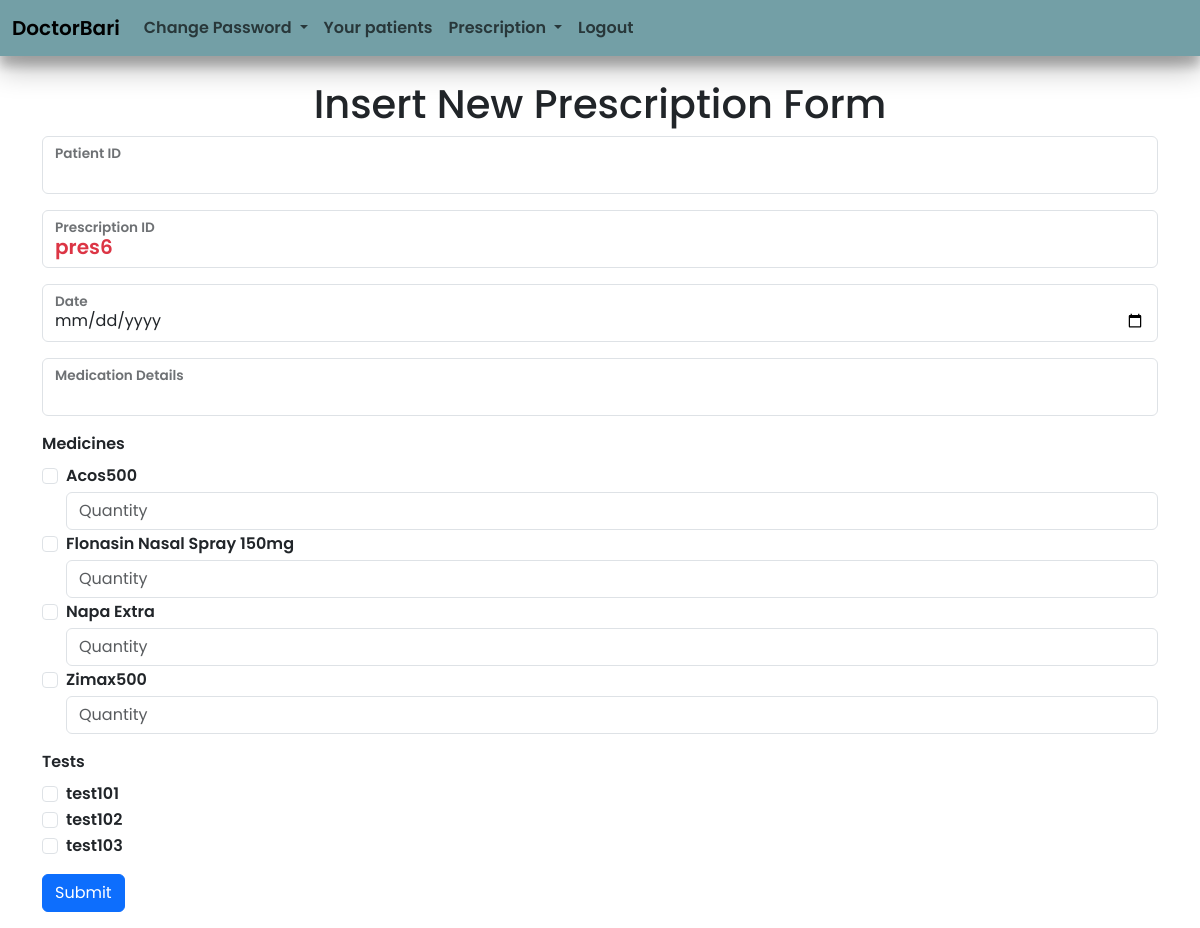
The page /user/ins_med_test.php (signed in) on the database its author committed.
### tables this page shows
CREATE TABLE `prescription` (
  `pres_id` varchar(10) NOT NULL,
  `fees` decimal(7,2) NOT NULL DEFAULT 0.00,
  `date` date NOT NULL,
  `medication_details` text NOT NULL,
  `doc_id` varchar(10) NOT NULL,
  `pat_id` varchar(10) NOT NULL
);

CREATE TABLE `medicine` (
  `med_name` varchar(100) NOT NULL,
  `med_price` decimal(8,2) NOT NULL DEFAULT 0.00
);

CREATE TABLE `test` (
  `test_id` varchar(10) NOT NULL,
  `test_cost` decimal(7,2) DEFAULT 0.00
);

### user/ins_med_test.php (the view, shortened to what this page needs)
<?php
include('../Admin/connect.php');
$pres_id = '';
$sql = 'SELECT pres_id FROM prescription ORDER BY pres_id DESC LIMIT 1';
$stmt = $conn->prepare($sql);
$stmt->execute();
$result = $stmt->get_result();
if($result->num_rows > 0){
    $row = $result->fetch_assoc();
    $last_id = $row['pres_id'];
    $numeric_part = intval(substr($last_id, 4)) + 1;
    $pres_id = 'pres' . $numeric_part;
}else{
    $pres_id = 'pres1';
}
?>
<!DOCTYPE html>
<html lang="en">
<head>
    <link rel="stylesheet" href="https://cdn.jsdelivr.net/npm/bootstrap@5.3.3/dist/css/bootstrap.min.css">
    <link rel="stylesheet" href="../style.css">
</head>
<body>
<header>
        <div class="w-75 mx-auto my-3">
            <nav class="navbar fixed-top navbar-expand-lg nav-body">
                <div class="container-fluid">
                    <a class="navbar-brand" href="http://localhost/Hospital-Management/user/doctor_homepage.php">DoctorBari</a>
                    <div class="collapse navbar-collapse" id="navbarSupportedContent">
                        <ul class="navbar-nav me-auto mb-2 mb-lg-0">
                        <li class="nav-item dropdown">
                                <a class="nav-link dropdown-toggle" href="#" role="button" data-bs-toggle="dropdown"
                                    aria-expanded="false">
                                    Change Password
                                </a>
                            </li>
                            <li class="nav-item">
                                <a class="nav-link" aria-current="page" href="http://localhost/Hospital-Management/user/doctor.php">Your patients</a>
                            </li>
                            <li class="nav-item dropdown">
                                <a class="nav-link dropdown-toggle" href="#" role="button" data-bs-toggle="dropdown" aria-expanded="false">
                                    Prescription
                                </a>
                            </li>
                            <li class="nav-item">
                                <a class="nav-link" href="http://localhost/Hospital-Management/logout.php">Logout
                                </a>
                            </li>
                        </ul>
                    </div>
                </div>
            </nav>
        </div>
    </header>
    <main style="margin-top:10vh">
        <section class="container">
            <h1 class="text-center">Insert New Prescription Form</h1>
            <form action="ins_med_test.php" class="form-floating mb-3" method="POST">
                <div class="form-floating mb-3">
                    <input type="text" class="form-control" id="floatingInput" name="pat_id" required>
                    <label for="floatingInput">Patient ID</label>
                </div>
                <div class="form-floating mb-3">
                    <label for="floatingInput">Doctor ID</label>
                </div>
                <div class="form-floating mb-3">
                    <input type="text" class="form-control text-danger fw-semibold fs-5" id="floatingInput" name="pres_id" value="<?php echo htmlspecialchars($pres_id); ?>" required>
                    <label for="floatingInput">Prescription ID</label>
                </div>
                <div class="form-floating mb-3">
                    <input type="date" class="form-control" id="floatingInput" name="date" required>
                    <label for="floatingInput">Date</label>
                </div>
                <div class="form-floating mb-3">
                    <input type="text" class="form-control" id="floatingInput" name="medication_details" required>
                    <label for="floatingInput">Medication Details</label>
                </div>
                <div class="mb-3">
                    <label for="medicines" class="form-label">Medicines</label>
                    <?php
                    $medicines_sql = "SELECT med_name FROM medicine";
                    $medicines_result = $conn->query($medicines_sql);
                    if ($medicines_result->num_rows > 0) {
                        while ($med_row = $medicines_result->fetch_assoc()) {
                            echo '<div class="form-check">';
                            echo '<input class="form-check-input" type="checkbox" name="medicines[]" value="' . $med_row['med_name'] . '">';
                            echo '<label class="form-check-label">' . $med_row['med_name'] . '</label>';
                            echo '<input type="number" class="form-control mt-1" name="med_quantity[' . $med_row['med_name'] . ']" placeholder="Quantity">';
                            echo '</div>';
                        }
                    } else {
                        echo 'No medicines available.';
                    }
                    ?>
                </div>
                <div class="mb-3">
                    <label for="tests" class="form-label">Tests</label>
                    <?php
                    $tests_sql = "SELECT test_id FROM test";
                    $tests_result = $conn->query($tests_sql);
                    if ($tests_result->num_rows > 0) {
                        while ($test_row = $tests_result->fetch_assoc()) {
                            echo '<div class="form-check">';
                            echo '<input class="form-check-input" type="checkbox" name="tests[]" value="' . $test_row['test_id'] . '">';
                            echo '<label class="form-check-label">' . $test_row['test_id'] . '</label>';
                            echo '</div>';
                        }
                    } else {
                        echo 'No tests available.';
                    }
                    ?>
                </div>
                <button type="submit" class="btn btn-primary">Submit</button>
            </form>
        </section>
    </main>
</body>
</html>

### style.css (style rules this page uses)
body { top:5rem; font-family: "Poppins", sans-serif; font-weight: 600; }
nav { box-shadow: rgba(0, 0, 0, 0.25) 0px 14px 28px, rgba(0, 0, 0, 0.22) 0px 10px 10px; }
a { text-decoration: none; color:white; }
.nav-body { background-color: rgb(115, 159, 166);; }

### rows shown on the page
prescription: pres_id "pres6"
medicine: med_name "Acos500"
medicine: med_name "Flonasin Nasal Spray 150mg"
medicine: med_name "Napa Extra"
medicine: med_name "Zimax500"
test: test_id "test101"
test: test_id "test102"
test: test_id "test103"
